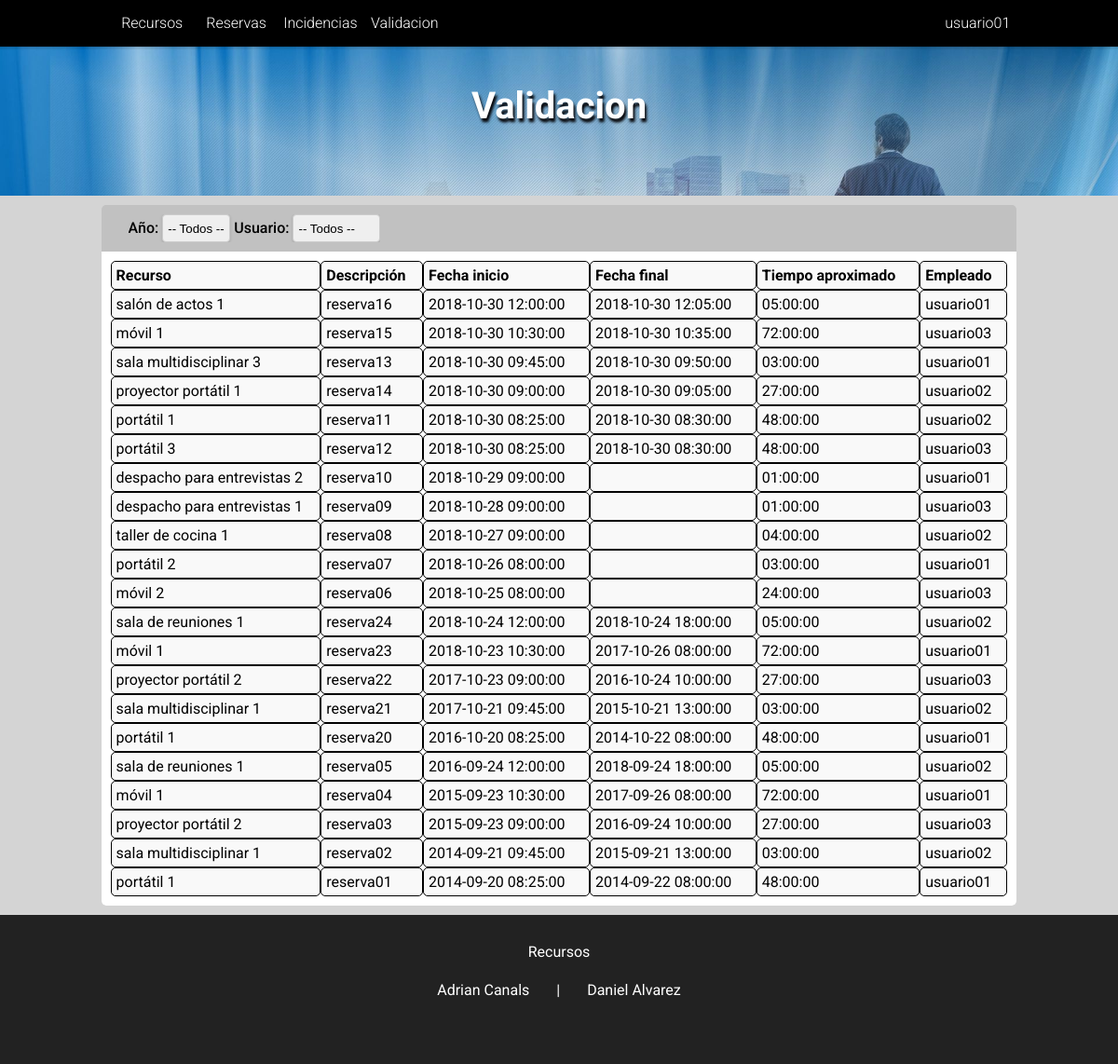
Screenshot of /PaginaWeb/index.php?mostrar=formularioValidacion (signed in) with the database file from the repository.
### tables this page shows
CREATE TABLE IF NOT EXISTS `tbl_empleado` (
`id_empleado` int(11) NOT NULL AUTO_INCREMENT,
`email_empleado` varchar(100) DEFAULT NULL,
`usuario_empleado` varchar(100) DEFAULT NULL,
`password_empleado` varchar(255) DEFAULT NULL,
`nombre_empleado` varchar(100) DEFAULT NULL,
`apellido_empleado` varchar(100) DEFAULT NULL,
`grupo_empleado` ENUM('usuarios', 'administradores') DEFAULT 'usuarios',
PRIMARY KEY (`id_empleado`),
UNIQUE KEY `email_empleado` (`email_empleado`),
UNIQUE KEY `usuario_empleado` (`usuario_empleado`)
);

CREATE TABLE IF NOT EXISTS `tbl_reserva` (
`id_reserva` int(11) NOT NULL AUTO_INCREMENT,
`descripcion_reserva` text DEFAULT NULL,
`fechaInicio_reserva` DATETIME DEFAULT CURRENT_TIMESTAMP,
`fechaFinal_reserva` DATETIME DEFAULT NULL,
`tiempoEstimado_reserva` TIME DEFAULT NULL,
`modoFinalizacion_reserva` ENUM('bien', 'incidencia', 'cancelada') DEFAULT NULL,
`id_empleado` int(11) DEFAULT NULL,
`id_recurso` int(11) DEFAULT NULL,
PRIMARY KEY (`id_reserva`),
UNIQUE KEY `fechaInicio_idRecurso` (`fechaInicio_reserva`, `id_recurso`)
);

CREATE TABLE IF NOT EXISTS `tbl_recurso` (
`id_recurso` int(11) NOT NULL AUTO_INCREMENT,
`rutaArchivos_recurso` varchar(100) DEFAULT 'assets/images/recursos/',
`nombreArchivos_recurso` varchar(100) DEFAULT NULL,
`extensionArchivos_recurso` varchar(10) DEFAULT '.jpg',
`nombre_recurso` varchar(100) DEFAULT NULL,
`descripcion_recurso` text DEFAULT NULL,
`disp_recurso` ENUM('si', 'no') DEFAULT 'si',
`id_tipoRecurso` int(11) DEFAULT NULL,
PRIMARY KEY (`id_recurso`)
);

### PaginaWeb/php/datosUsuario.proc.php (called while the page is built, shortened)
<?php
	if (isset($_SESSION['user_id'])) {
		$records = $conn->prepare('SELECT id_empleado, usuario_empleado, email_empleado, password_empleado, grupo_empleado FROM tbl_empleado WHERE id_empleado = :id');
		$records->bindParam(':id', $_SESSION['user_id']);
		$records->execute();
		$results = $records->fetch(PDO::FETCH_ASSOC);
		if (count($results) > 0) {
			$usuario = $results;
		}
	}
?>

### PaginaWeb/php/formularioValidacion.php (the view, shortened to what this page needs)
<?php
	if (isset($_REQUEST['filtrarAnyo'])) {
		$filtrarAnyo=$_REQUEST['filtrarAnyo'];
		$filtrarUsuario=$_REQUEST['filtrarUsuario'];
		$query="SELECT * FROM `tbl_reserva` INNER JOIN `tbl_recurso` ON `tbl_reserva`.`id_recurso` = `tbl_recurso`.`id_recurso` INNER JOIN `tbl_empleado` ON `tbl_reserva`.`id_empleado` = `tbl_empleado`.`id_empleado` WHERE `tbl_reserva`.`fechaInicio_reserva` LIKE '%$filtrarAnyo%' AND `tbl_reserva`.`id_empleado` LIKE '%$filtrarUsuario%' ORDER BY `fechaInicio_reserva` DESC";
		$consulta=mysqli_query($link,$query);
	} else {
		$query = "SELECT * FROM tbl_reserva INNER JOIN `tbl_recurso` ON `tbl_reserva`.`id_recurso` = `tbl_recurso`.`id_recurso` INNER JOIN `tbl_empleado` ON `tbl_reserva`.`id_empleado` = `tbl_empleado`.`id_empleado` ORDER BY `fechaInicio_reserva` DESC";
		$consulta=mysqli_query($link, $query);
	}
?>
<div class="contenedorFiltros">
	<form class="filtro" method="GET" action="index.php">
		<label>Año:</label>
		<select class="filtro" name="filtrarAnyo" onchange="submit()">
			<option value="">-- Todos --</option>
		</select>
		<label>Usuario:</label>
		<select class="filtro" name="filtrarUsuario" onchange="submit()">
			<option value="" selected="">-- Todos --</option>
		</select>
	</form>
	<?php
		echo "<div class='tabla'>";
			if(mysqli_num_rows($consulta)>0) {
				echo "<div class='fila encabezado'>";
					echo "<div class='columna noRecursos'>Recurso</div>";
					echo "<div class='columna noRecursos'>Descripción</div>";
					echo "<div class='columna noRecursos'>Fecha inicio</div>";
					echo "<div class='columna noRecursos'>Fecha final</div>";
					echo "<div class='columna noRecursos'>Tiempo aproximado</div>";
					echo "<div class='columna noRecursos'>Empleado</div>";
				echo "</div>";
				while($array = mysqli_fetch_array($consulta)) {
					$descripcion = $array['descripcion_reserva'];
					$fechaInicio = $array['fechaInicio_reserva'];
					$fechaFin = $array['fechaFinal_reserva'];
					$tiempoEstimado = $array['tiempoEstimado_reserva'];
					$recurso = $array['nombre_recurso'];
					$empleado = $array['usuario_empleado'];
					echo "<div class='fila'>";
						echo "<div class='columna noRecursos'>$recurso</div>";
						echo "<div class='columna noRecursos'>$descripcion</div>";
						echo "<div class='columna noRecursos'>$fechaInicio</div>";
						echo "<div class='columna noRecursos'>$fechaFin</div>";
						echo "<div class='columna noRecursos'>$tiempoEstimado</div>";
						echo "<div class='columna noRecursos'>$empleado</div>";
					echo "</div>";
				}
			} else {
				echo "Aun no hay reservas";
			}
		echo "</div>";
	?>
</div>

### PaginaWeb/php/navegador.php (shortened to what this page needs)
<nav id='MenuDesplegable' class="menu">
	<ul class="nav">
		<li class="nivel1"><a href="index.php">Recursos</a></li>
		<li class="nivel1"><a href="index.php?mostrar=reservas">Reservas</a></li>
		<li class="nivel1"><a href="index.php?mostrar=incidencias">Incidencias</a></li>
		<li class="nivel1"><a href="index.php?mostrar=formularioValidacion">Validacion</a></li>
		<?php
			if (isset($_SESSION['user_id'])) {
				$nombreUsuario = $usuario['usuario_empleado'];
					echo "<li class='usuario'><a>".$nombreUsuario."</a>";
					echo "</li>";
			}
		?>
	</ul>
</nav>

### PaginaWeb/assets/css/estilos.css (style rules this page uses)
* { margin: 0; padding: 0; list-style: none; text-decoration: none; border: none; outline: none; box-sizing: border-box; }
body { margin-top: 50px; font-family: Roboto,sans-serif; background-color: #d4d4d4; }
div.tabla { background-color: #FFFFFF; }

### PaginaWeb/assets/css/formulariosBotones.css (style rules this page uses)
form.filtro { width: auto; float: left; margin: 10px 29px; }
select.filtro { float: none !important; width: auto !important; }
div.contenedorFiltros { background-color: #c1c1c1; overflow: hidden; width: 91%; margin: auto; border-radius: 5px; }
form { overflow: hidden; width: 85%; margin: auto; font-weight: 500; font-family: roboto; }
select { font-family: "Trebuchet MS",Arial,Helvetica,sans-serif; cursor: pointer; -webkit-appearance: none; width: 106px; height: 30px; border: none; border-radius: 4px; padding: 5px; box-shadow: 1px 1px 1px 0px; box-shadow: 3px 1px 3px 0 rgba(0,0,0,.15); box-shadow: 0 1px 3px 0 rgba(0,0,0,.15); border: 1px solid #ccc; }
select { float: right; width: 230px; }

### PaginaWeb/assets/css/tablas.css (style rules this page uses)
div.tabla { display: table; margin: auto; padding: 10px; width: 100%; }
div.fila { display: table-row; }
div.columna { display: table-cell; }
div.encabezado { font-weight: bold; }
div.columna.noRecursos { border: 1px solid black; background: #f9f9f9; padding: 5px; border-radius: 5px; max-width: 200px; overflow: hidden; text-overflow: ellipsis; }

### PaginaWeb/assets/css/menu.css (style rules this page uses)
* { margin: 0; padding: 0; box-sizing: border-box; }
nav { background-color: #000000; position: fixed; z-index: 1000; top: 0; width: 100%; box-shadow: 0 -5px 3px 6px rgba(0,0,0,.255); left: 0 !important; font-family: 'Roboto', sans-serif; }
ul.nav { list-style-type: none; margin-left: 10%; }
nav ul li.nivel1 { display: inline-block; width: 8%; position: relative; text-align: center; }
nav ul li.usuario { display: inline-block; min-width: 8%; position: relative; text-align: center; cursor: pointer; float: right; padding-right: 15px; margin-right: 100px; }
nav li a { display: block; text-decoration: none; line-height: 50px; color: #ffffff; font-weight: 300; }

### rows the page displays
tbl_empleado: usuario_empleado "usuario01"
tbl_reserva: id_recurso.nombre_recurso "salón de actos 1", descripcion_reserva "reserva16", fechaInicio_reserva "2018-10-30 12:00:00", fechaFinal_reserva "2018-10-30 12:05:00", tiempoEstimado_reserva "05:00:00", id_empleado.usuario_empleado "usuario01"
tbl_reserva: id_recurso.nombre_recurso "móvil 1", descripcion_reserva "reserva15", fechaInicio_reserva "2018-10-30 10:30:00", fechaFinal_reserva "2018-10-30 10:35:00", tiempoEstimado_reserva "72:00:00", id_empleado.usuario_empleado "usuario03"
tbl_reserva: id_recurso.nombre_recurso "sala multidisciplinar 3", descripcion_reserva "reserva13", fechaInicio_reserva "2018-10-30 09:45:00", fechaFinal_reserva "2018-10-30 09:50:00", tiempoEstimado_reserva "03:00:00", id_empleado.usuario_empleado "usuario01"
tbl_reserva: id_recurso.nombre_recurso "proyector portátil 1", descripcion_reserva "reserva14", fechaInicio_reserva "2018-10-30 09:00:00", fechaFinal_reserva "2018-10-30 09:05:00", tiempoEstimado_reserva "27:00:00", id_empleado.usuario_empleado "usuario02"
tbl_reserva: id_recurso.nombre_recurso "portátil 1", descripcion_reserva "reserva11", fechaInicio_reserva "2018-10-30 08:25:00", fechaFinal_reserva "2018-10-30 08:30:00", tiempoEstimado_reserva "48:00:00", id_empleado.usuario_empleado "usuario02"
tbl_reserva: id_recurso.nombre_recurso "portátil 3", descripcion_reserva "reserva12", fechaInicio_reserva "2018-10-30 08:25:00", fechaFinal_reserva "2018-10-30 08:30:00", tiempoEstimado_reserva "48:00:00", id_empleado.usuario_empleado "usuario03"
tbl_reserva: id_recurso.nombre_recurso "despacho para entrevistas 2", descripcion_reserva "reserva10", fechaInicio_reserva "2018-10-29 09:00:00", tiempoEstimado_reserva "01:00:00", id_empleado.usuario_empleado "usuario01"
tbl_reserva: id_recurso.nombre_recurso "despacho para entrevistas 1", descripcion_reserva "reserva09", fechaInicio_reserva "2018-10-28 09:00:00", tiempoEstimado_reserva "01:00:00", id_empleado.usuario_empleado "usuario03"
tbl_reserva: id_recurso.nombre_recurso "taller de cocina 1", descripcion_reserva "reserva08", fechaInicio_reserva "2018-10-27 09:00:00", tiempoEstimado_reserva "04:00:00", id_empleado.usuario_empleado "usuario02"
tbl_reserva: id_recurso.nombre_recurso "portátil 2", descripcion_reserva "reserva07", fechaInicio_reserva "2018-10-26 08:00:00", tiempoEstimado_reserva "03:00:00", id_empleado.usuario_empleado "usuario01"
tbl_reserva: id_recurso.nombre_recurso "móvil 2", descripcion_reserva "reserva06", fechaInicio_reserva "2018-10-25 08:00:00", tiempoEstimado_reserva "24:00:00", id_empleado.usuario_empleado "usuario03"
tbl_reserva: id_recurso.nombre_recurso "sala de reuniones 1", descripcion_reserva "reserva24", fechaInicio_reserva "2018-10-24 12:00:00", fechaFinal_reserva "2018-10-24 18:00:00", tiempoEstimado_reserva "05:00:00", id_empleado.usuario_empleado "usuario02"
tbl_reserva: id_recurso.nombre_recurso "móvil 1", descripcion_reserva "reserva23", fechaInicio_reserva "2018-10-23 10:30:00", fechaFinal_reserva "2017-10-26 08:00:00", tiempoEstimado_reserva "72:00:00", id_empleado.usuario_empleado "usuario01"
tbl_reserva: id_recurso.nombre_recurso "proyector portátil 2", descripcion_reserva "reserva22", fechaInicio_reserva "2017-10-23 09:00:00", fechaFinal_reserva "2016-10-24 10:00:00", tiempoEstimado_reserva "27:00:00", id_empleado.usuario_empleado "usuario03"
tbl_reserva: id_recurso.nombre_recurso "sala multidisciplinar 1", descripcion_reserva "reserva21", fechaInicio_reserva "2017-10-21 09:45:00", fechaFinal_reserva "2015-10-21 13:00:00", tiempoEstimado_reserva "03:00:00", id_empleado.usuario_empleado "usuario02"
tbl_reserva: id_recurso.nombre_recurso "portátil 1", descripcion_reserva "reserva20", fechaInicio_reserva "2016-10-20 08:25:00", fechaFinal_reserva "2014-10-22 08:00:00", tiempoEstimado_reserva "48:00:00", id_empleado.usuario_empleado "usuario01"
tbl_reserva: id_recurso.nombre_recurso "sala de reuniones 1", descripcion_reserva "reserva05", fechaInicio_reserva "2016-09-24 12:00:00", fechaFinal_reserva "2018-09-24 18:00:00", tiempoEstimado_reserva "05:00:00", id_empleado.usuario_empleado "usuario02"
tbl_reserva: id_recurso.nombre_recurso "móvil 1", descripcion_reserva "reserva04", fechaInicio_reserva "2015-09-23 10:30:00", fechaFinal_reserva "2017-09-26 08:00:00", tiempoEstimado_reserva "72:00:00", id_empleado.usuario_empleado "usuario01"
tbl_reserva: id_recurso.nombre_recurso "proyector portátil 2", descripcion_reserva "reserva03", fechaInicio_reserva "2015-09-23 09:00:00", fechaFinal_reserva "2016-09-24 10:00:00", tiempoEstimado_reserva "27:00:00", id_empleado.usuario_empleado "usuario03"
tbl_reserva: id_recurso.nombre_recurso "sala multidisciplinar 1", descripcion_reserva "reserva02", fechaInicio_reserva "2014-09-21 09:45:00", fechaFinal_reserva "2015-09-21 13:00:00", tiempoEstimado_reserva "03:00:00", id_empleado.usuario_empleado "usuario02"
tbl_reserva: id_recurso.nombre_recurso "portátil 1", descripcion_reserva "reserva01", fechaInicio_reserva "2014-09-20 08:25:00", fechaFinal_reserva "2014-09-22 08:00:00", tiempoEstimado_reserva "48:00:00", id_empleado.usuario_empleado "usuario01"
